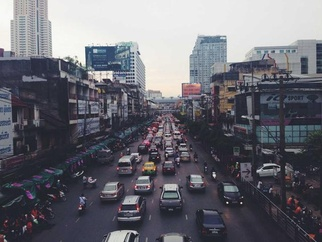
#> input picture 01_sift/images/input_image.jpg, 322 x 242 px, shrunk from 640 x 480 before the run
$ python sift_filtering_stages.py
#> lines starting #> are read from the running program, lines starting #| are printed output that depends on the picture
"""
Generate separate images for each SIFT filtering stage on real image.
"""

import numpy as np
from PIL import Image
import matplotlib.pyplot as plt
from scipy.ndimage import gaussian_filter
import os

def download_image():
    """Use existing input image or download one."""
    img_path = '../images/input_image.jpg'
    if os.path.exists(img_path):
        return np.array(Image.open(img_path).convert('L'))

    # Download sample image
    import urllib.request
    url = 'https://upload.wikimedia.org/wikipedia/commons/thumb/4/47/PNG_transparency_demonstration_1.png/280px-PNG_transparency_demonstration_1.png'
    urllib.request.urlretrieve(url, img_path)
    return np.array(Image.open(img_path).convert('L'))

def build_gaussian_pyramid(img, num_octaves=3, num_scales=5, sigma=1.6, k=np.sqrt(2)):
    """Build Gaussian scale-space pyramid."""
    pyramid = []
    current_img = img.astype(np.float64)

    for octave in range(num_octaves):
        octave_images = []
        for scale in range(num_scales):
            sigma_scale = sigma * (k ** scale)
            blurred = gaussian_filter(current_img, sigma=sigma_scale)
            octave_images.append(blurred)
        pyramid.append(octave_images)
        # Downsample for next octave
        current_img = current_img[::2, ::2]

    return pyramid

def compute_dog(pyramid):
    """Compute Difference of Gaussians."""
    dog_pyramid = []
    for octave_images in pyramid:
        dog_octave = []
        for i in range(len(octave_images) - 1):
            dog = octave_images[i + 1] - octave_images[i]
            dog_octave.append(dog)
        dog_pyramid.append(dog_octave)
    return dog_pyramid

def detect_extrema(dog_octave, threshold=0.03):
    """Detect local extrema in DoG images."""
    keypoints = []
    for s in range(1, len(dog_octave) - 1):
        current = dog_octave[s]
        below = dog_octave[s - 1]
        above = dog_octave[s + 1]

        h, w = current.shape
        for y in range(1, h - 1):
            for x in range(1, w - 1):
                patch = current[y-1:y+2, x-1:x+2]
                patch_below = below[y-1:y+2, x-1:x+2]
                patch_above = above[y-1:y+2, x-1:x+2]

                center = current[y, x]
                all_neighbors = np.concatenate([
                    patch.flatten(),
                    patch_below.flatten(),
                    patch_above.flatten()
                ])
                all_neighbors = np.delete(all_neighbors, 4)  # Remove center

                if abs(center) > threshold:
                    if center > np.max(all_neighbors) or center < np.min(all_neighbors):
                        keypoints.append({
                            'x': x, 'y': y, 'scale': s,
                            'response': center,
                            'dog': current
                        })
    return keypoints

def compute_derivatives(dog, x, y):
    """Compute gradient and Hessian at keypoint location."""
    h, w = dog.shape
    if x < 1 or x >= w - 1 or y < 1 or y >= h - 1:
        return None, None, None, None, None

    # Gradient
    Dx = (dog[y, x + 1] - dog[y, x - 1]) / 2
    Dy = (dog[y + 1, x] - dog[y - 1, x]) / 2

    # Hessian
    Dxx = dog[y, x + 1] + dog[y, x - 1] - 2 * dog[y, x]
    Dyy = dog[y + 1, x] + dog[y - 1, x] - 2 * dog[y, x]
    Dxy = (dog[y + 1, x + 1] - dog[y + 1, x - 1] -
           dog[y - 1, x + 1] + dog[y - 1, x - 1]) / 4

    return Dx, Dy, Dxx, Dyy, Dxy

def filter_low_contrast(keypoints, threshold=0.03):
    """Stage 1: Remove low contrast keypoints."""
    kept = []
    removed = []

    for kp in keypoints:
        dog = kp['dog']
        x, y = kp['x'], kp['y']

        derivs = compute_derivatives(dog, x, y)
        if derivs[0] is None:
            removed.append(kp)
            continue

        Dx, Dy, Dxx, Dyy, Dxy = derivs

        # Compute contrast
        det = Dxx * Dyy - Dxy * Dxy
        if abs(det) < 1e-10:
            contrast = abs(dog[y, x])
        else:
            offset_x = -(Dyy * Dx - Dxy * Dy) / det
            offset_y = -(Dxx * Dy - Dxy * Dx) / det
            contrast = abs(dog[y, x] + 0.5 * (Dx * offset_x + Dy * offset_y))

        kp['contrast'] = contrast
        kp['Dxx'] = Dxx
        kp['Dyy'] = Dyy
        kp['Dxy'] = Dxy
        kp['Dx'] = Dx
        kp['Dy'] = Dy

        if contrast >= threshold:
            kept.append(kp)
        else:
            removed.append(kp)

    return kept, removed

def filter_edge_response(keypoints, r=10):
    """Stage 2: Remove edge responses."""
    threshold = ((r + 1) ** 2) / r
    kept = []
    removed = []

    for kp in keypoints:
        Dxx = kp.get('Dxx', 0)
        Dyy = kp.get('Dyy', 0)
        Dxy = kp.get('Dxy', 0)

        trace = Dxx + Dyy
        det = Dxx * Dyy - Dxy * Dxy

        if det <= 0:
            removed.append(kp)
            continue

        ratio = (trace ** 2) / det
        kp['edge_ratio'] = ratio

        if ratio < threshold:
            kept.append(kp)
        else:
            removed.append(kp)

    return kept, removed

def filter_subpixel(keypoints, offset_threshold=0.5):
    """Stage 3: Remove unstable keypoints with large sub-pixel offset."""
    kept = []
    removed = []

    for kp in keypoints:
        Dx = kp.get('Dx', 0)
        Dy = kp.get('Dy', 0)
        Dxx = kp.get('Dxx', 0)
        Dyy = kp.get('Dyy', 0)
        Dxy = kp.get('Dxy', 0)

        det = Dxx * Dyy - Dxy * Dxy

        if abs(det) < 1e-10:
            removed.append(kp)
            continue

        offset_x = -(Dyy * Dx - Dxy * Dy) / det
        offset_y = -(Dxx * Dy - Dxy * Dx) / det

        kp['offset_x'] = offset_x
        kp['offset_y'] = offset_y

        if abs(offset_x) <= offset_threshold and abs(offset_y) <= offset_threshold:
            kp['x_refined'] = kp['x'] + offset_x
            kp['y_refined'] = kp['y'] + offset_y
            kept.append(kp)
        else:
            removed.append(kp)

    return kept, removed

def plot_keypoints_on_image(img, keypoints, title, filename, scale_factor=1, color='red', removed_kps=None):
    """Plot keypoints on image and save."""
    fig, ax = plt.subplots(1, 1, figsize=(12, 9))
    ax.imshow(img, cmap='gray')

    # Plot kept keypoints
    for kp in keypoints:
        x = kp['x'] * scale_factor
        y = kp['y'] * scale_factor
        circle = plt.Circle((x, y), 5, color=color, fill=False, linewidth=1.5)
        ax.add_patch(circle)

    # Plot removed keypoints if provided
    if removed_kps:
        for kp in removed_kps:
            x = kp['x'] * scale_factor
            y = kp['y'] * scale_factor
            circle = plt.Circle((x, y), 5, color='gray', fill=False, linewidth=1, linestyle='--', alpha=0.5)
            ax.add_patch(circle)

    ax.set_title(f'{title}\n({len(keypoints)} keypoints)', fontsize=14, fontweight='bold')
    ax.axis('off')

    plt.tight_layout()
    plt.savefig(filename, dpi=150, bbox_inches='tight', facecolor='white')
    plt.close()
    print(f'Saved: {filename}')

def main():
    print("Loading image...")
    img = download_image()
#> in download_image, `return np.array(Image.open(img_path).convert('L'))`:
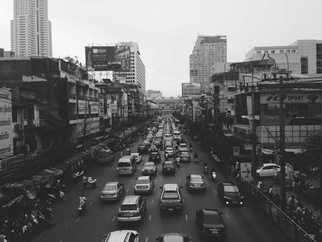
#> returned value: shape (242, 322); min 14, max 255, mean 106.6
    print(f"Image size: {img.shape}")
#| Image size: (242, 322)

    print("\nBuilding Gaussian pyramid...")
    pyramid = build_gaussian_pyramid(img)
#> the loop in build_gaussian_pyramid, `for octave in range(num_octaves):` made 3 passes
#> pass 1, in build_gaussian_pyramid, `current_img = current_img[::2, ::2]`:
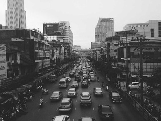
#> current_img: shape (121, 161) float64; min 20, max 255, mean 107
#> after the loop in build_gaussian_pyramid, `for octave in range(num_octaves):`: pyramid = 3 items
#> pyramid = 3 items

    print("Computing DoG...")
    dog_pyramid = compute_dog(pyramid)
#> the loop in compute_dog, `for octave_images in pyramid:` made 3 passes
#> dog_pyramid = 3 items

    print("Detecting keypoints in all octaves...")
    all_keypoints = []
    for octave_idx, dog_octave in enumerate(dog_pyramid):
        scale_factor = 2 ** octave_idx
        kps = detect_extrema(dog_octave)
        for kp in kps:
            kp['octave'] = octave_idx
            kp['scale_factor'] = scale_factor
        all_keypoints.extend(kps)
#> this loop made 3 passes
#> scale_factor on passes 1 to 3: 1, 2, 4
#> after the loop, all_keypoints = 278 items; kp = 7 items

    print(f"Total detected: {len(all_keypoints)} keypoints")
#| Total detected: 278 keypoints

    # Stage 0: All detected keypoints
    print("\n=== Stage 0: All Detected Keypoints ===")
    plot_keypoints_on_image(
        img, all_keypoints,
        f'Stage 0: All Detected Keypoints ({len(all_keypoints)})',
        '../images/sift_stage0_detected.png',
        color='blue'
    )
#> the loop in plot_keypoints_on_image, `for kp in keypoints:` made 278 passes
#> (x, y) on passes 1 to 3: (16, 11), (155, 12), (50, 17)

    # Stage 1: Low Contrast Removal
    print("\n=== Stage 1: Low Contrast Removal ===")
    after_low_contrast, removed_low_contrast = filter_low_contrast(all_keypoints)
#> the loop in filter_low_contrast, `for kp in keypoints:` made 278 passes
#> (x, y, det) on passes 1 to 10: (16, 11, 0.215), (155, 12, 0.00306), (50, 17, 0.838), (292, 19, 0.00037), (114, 20, 0.00101), (279, 21, 0.000968), (240, 22, 0.000802), (155, 27, 0.000142), (257, 28, 0.000429), (212, 33, 0.488)
#> (x, y, det) on pass 30: (78, 85, 0.94)
#> pass 1, in filter_low_contrast, `dog = kp['dog']`:
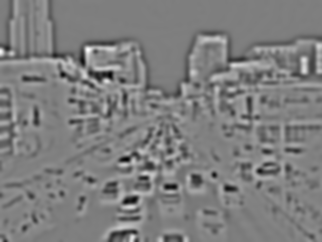
#> dog: shape (242, 322) float64; min -23.6, max 23.87, mean 0; drawn with min black and max white
#> after the loop in filter_low_contrast, `for kp in keypoints:`:
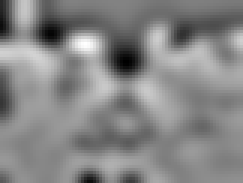
#> dog: shape (61, 81) float64 (shown 3 times larger); min -21.28, max 19.17, mean 5.77e-14; drawn with min black and max white
    print(f"Kept: {len(after_low_contrast)}, Removed: {len(removed_low_contrast)}")
#| Kept: 278, Removed: 0
    plot_keypoints_on_image(
        img, after_low_contrast,
        f'Stage 1: After Low Contrast Removal ({len(after_low_contrast)})',
        '../images/sift_stage1_low_contrast.png',
        color='green',
        removed_kps=removed_low_contrast
    )
#> call 2 of plot_keypoints_on_image, with filename = '../images/sift_stage1_low_contrast.png', scale_factor = 1, color = 'green'
#> in plot_keypoints_on_image (call 2), `plt.savefig(filename, dpi=150, bbox_inches='tight', facecolor='white')`:
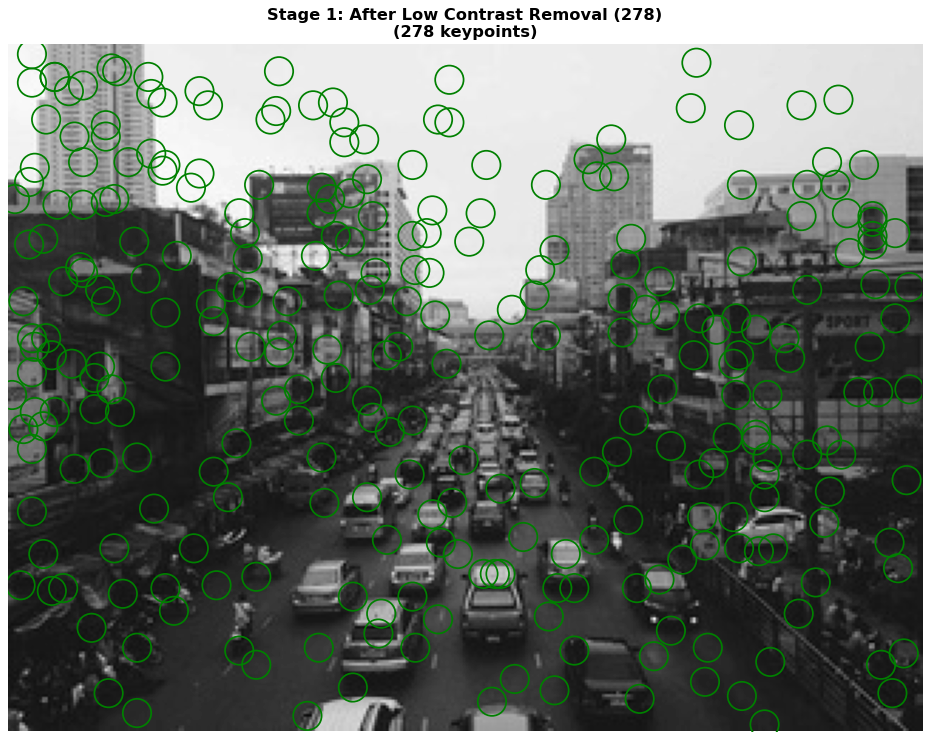
#> figure drawn by matplotlib, 1 panel

    # Stage 2: Edge Response Removal
    print("\n=== Stage 2: Edge Response Removal ===")
    after_edge, removed_edge = filter_edge_response(after_low_contrast)
    print(f"Kept: {len(after_edge)}, Removed: {len(removed_edge)}")
#| Kept: 249, Removed: 29
    plot_keypoints_on_image(
        img, after_edge,
        f'Stage 2: After Edge Response Removal ({len(after_edge)})',
        '../images/sift_stage2_edge_response.png',
        color='orange',
        removed_kps=removed_edge
    )
#> call 3 of plot_keypoints_on_image, with filename = '../images/sift_stage2_edge_response.png', scale_factor = 1, color = 'orange'
#> the loop in plot_keypoints_on_image (call 3), `for kp in removed_kps:` made 29 passes
#> in plot_keypoints_on_image (call 3), `plt.savefig(filename, dpi=150, bbox_inches='tight', facecolor='white')`:
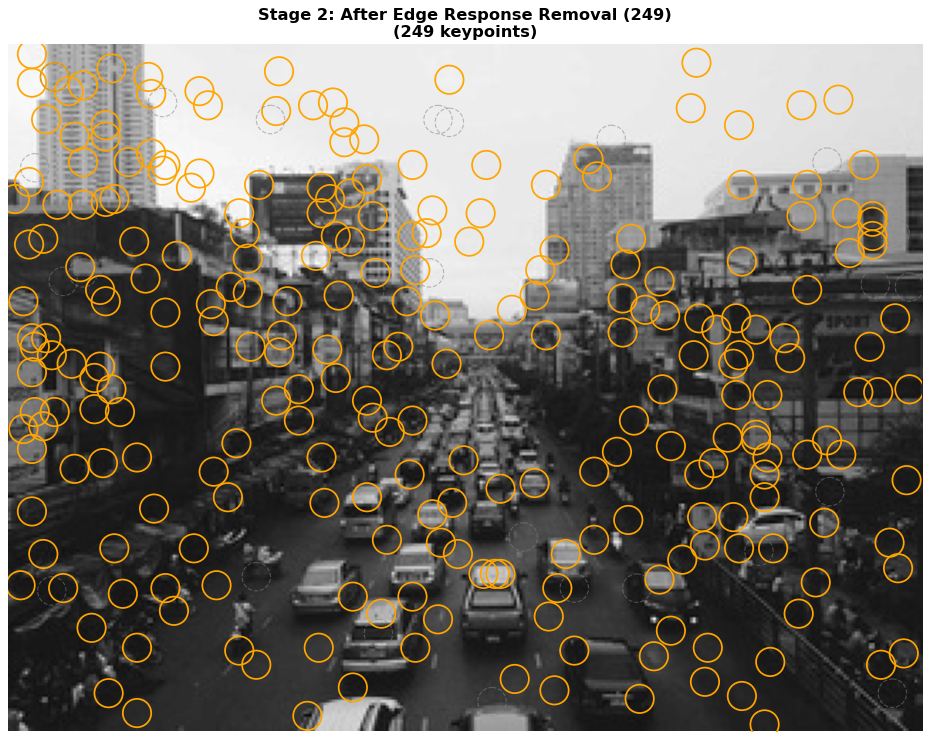
#> figure drawn by matplotlib, 1 panel

    # Stage 3: Sub-pixel Refinement
    print("\n=== Stage 3: Sub-pixel Refinement ===")
    after_subpixel, removed_subpixel = filter_subpixel(after_edge)
    print(f"Kept: {len(after_subpixel)}, Removed: {len(removed_subpixel)}")
#| Kept: 223, Removed: 26
    plot_keypoints_on_image(
        img, after_subpixel,
        f'Stage 3: After Sub-pixel Refinement ({len(after_subpixel)})',
        '../images/sift_stage3_subpixel.png',
        color='red',
        removed_kps=removed_subpixel
    )
#> call 4 of plot_keypoints_on_image, with filename = '../images/sift_stage3_subpixel.png', scale_factor = 1, color = 'red'
#> the loop in plot_keypoints_on_image (call 4), `for kp in removed_kps:` made 26 passes
#> in plot_keypoints_on_image (call 4), `plt.savefig(filename, dpi=150, bbox_inches='tight', facecolor='white')`:
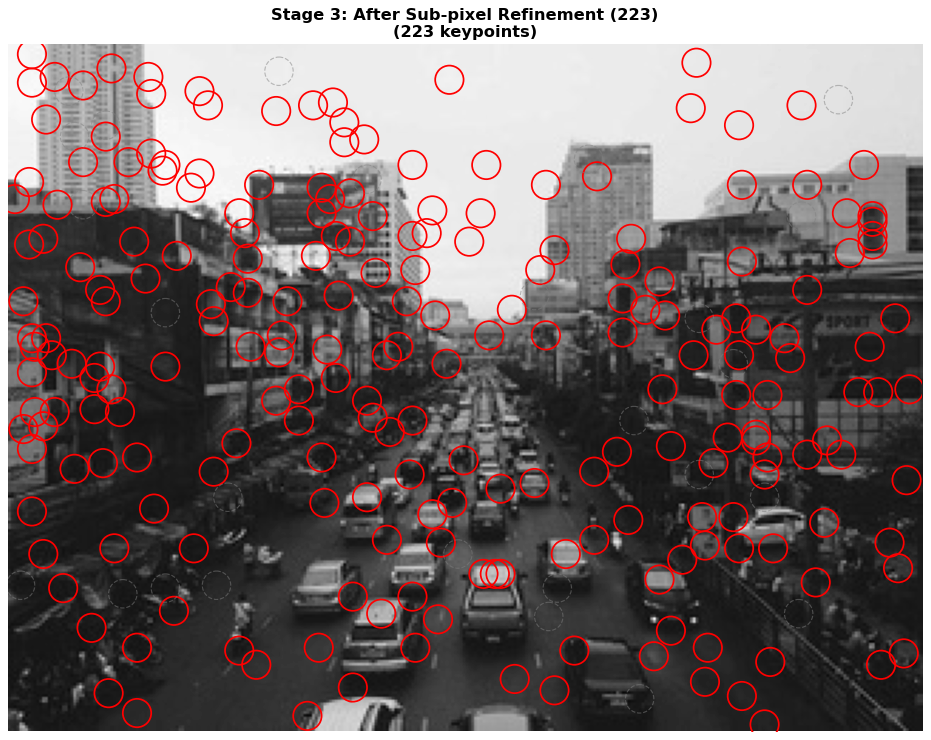
#> figure drawn by matplotlib, 1 panel

    # Summary
    print("\n" + "="*50)
    print("FILTERING SUMMARY")
    print("="*50)
    print(f"Stage 0 (Detected):        {len(all_keypoints)} keypoints")
#| Stage 0 (Detected):        278 keypoints
    print(f"Stage 1 (Low Contrast):    {len(after_low_contrast)} keypoints (-{len(removed_low_contrast)})")
#| Stage 1 (Low Contrast):    278 keypoints (-0)
    print(f"Stage 2 (Edge Response):   {len(after_edge)} keypoints (-{len(removed_edge)})")
#| Stage 2 (Edge Response):   249 keypoints (-29)
    print(f"Stage 3 (Sub-pixel):       {len(after_subpixel)} keypoints (-{len(removed_subpixel)})")
#| Stage 3 (Sub-pixel):       223 keypoints (-26)
    print(f"\nRetention: {len(after_subpixel)}/{len(all_keypoints)} = {100*len(after_subpixel)/len(all_keypoints):.1f}%")
#| Retention: 223/278 = 80.2%

if __name__ == '__main__':
    main()
